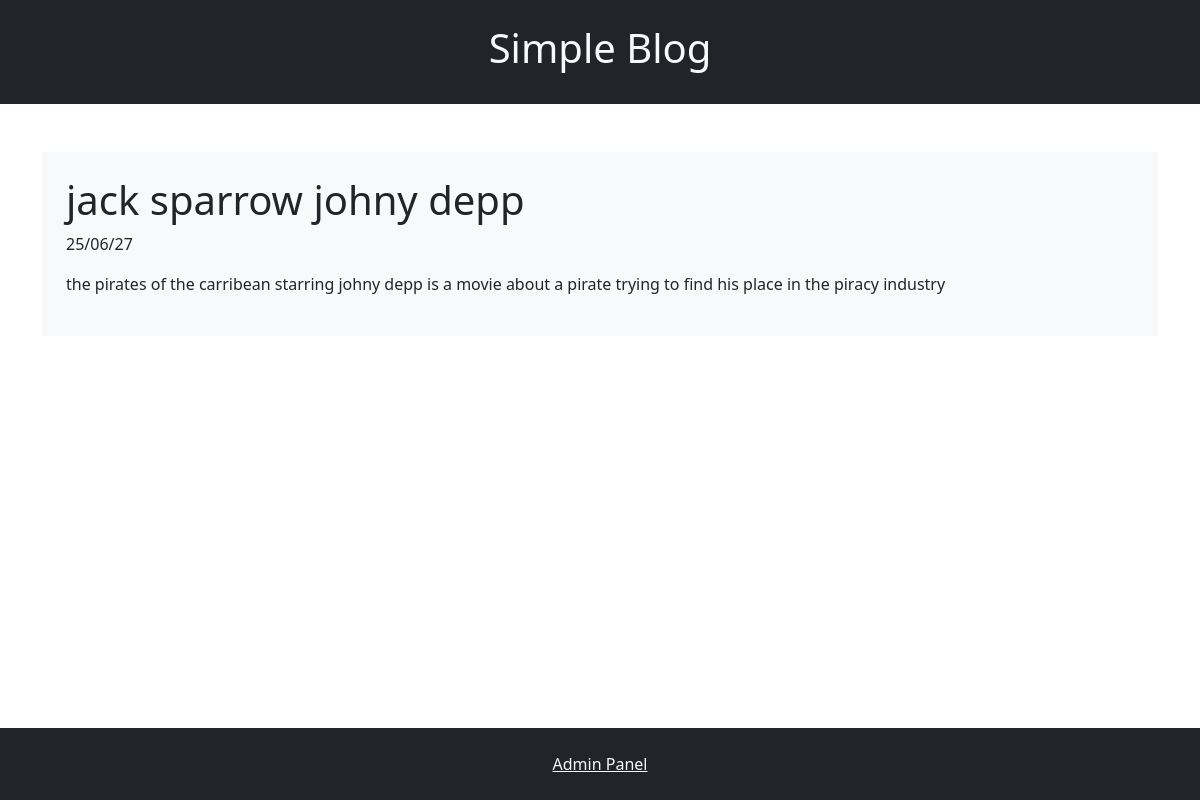
Page /view.php?id=1 on the committed database.
### tables this page shows
CREATE TABLE `posts` (
  `id` int(11) NOT NULL,
  `date` varchar(255) NOT NULL,
  `title` varchar(255) NOT NULL,
  `summary` text NOT NULL,
  `content` mediumtext NOT NULL
);

### view.php (the view, shortened to what this page needs)
<!DOCTYPE html>
<html lang="en">
<head>
    <link rel="stylesheet" href="https://cdn.jsdelivr.net/npm/bootstrap@5.2.3/dist/css/bootstrap.min.css">
</head>
<body>
    <header class="p-4 bg-dark text-center">
        <h1><a href="index.php" class="text-light text-decoration-none">Simple Blog</a></h1>
    </header>
    <div class="post-list mt-5">
        <div class="container">
            <?php
                $id = $_GET['id'];
                if ($id) {
                    include("connect.php");
                    $sqlSelect = "SELECT * FROM posts WHERE id = $id";
                    $result = mysqli_query($conn,$sqlSelect);
                    while ($data = mysqli_fetch_array($result)) {
                    ?>
                       <div class="post bg-light p-4 mt-5">
                        <h1><?php echo $data['title']; ?></h1>
                        <p><?php echo $data['date']; ?> </p>
                        <p><?php echo $data['content']; ?> </p>
                       </div>
                    <?php
                    }
                }else{
                    echo "No post found";
                }
            ?>
         </div>
    </div>
    <div class="footer bg-dark p-4 mt-4 fixed-bottom text-center">
        <a href="admin/index.php" class="text-light">Admin Panel</a>
    </div>
</body>
</html>

### rows in the picture
posts: title "jack sparrow johny depp", date "25/06/27", content "the pirates of the carribean starring johny depp is a movie about a pirate trying to find his place in the piracy industry"
